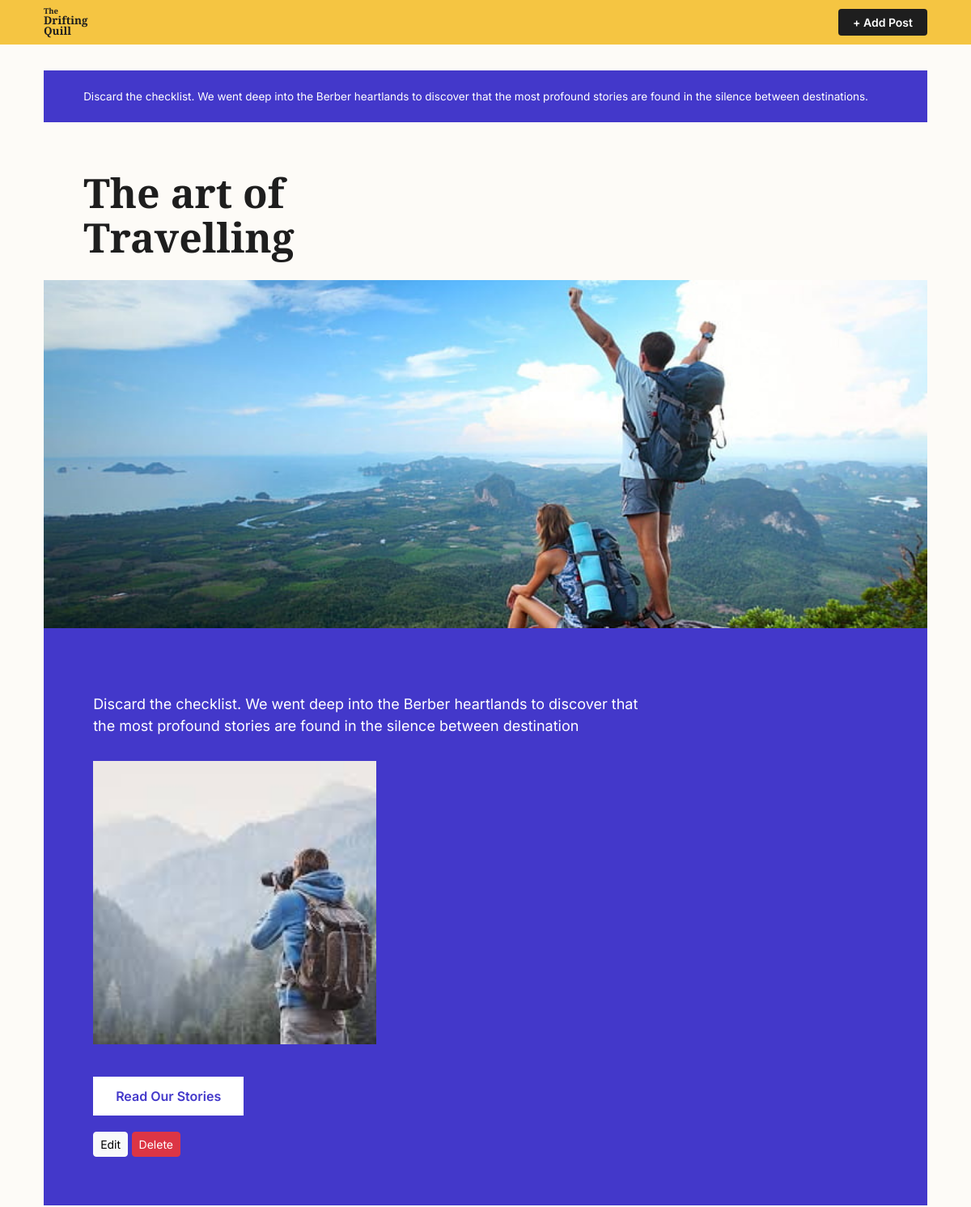
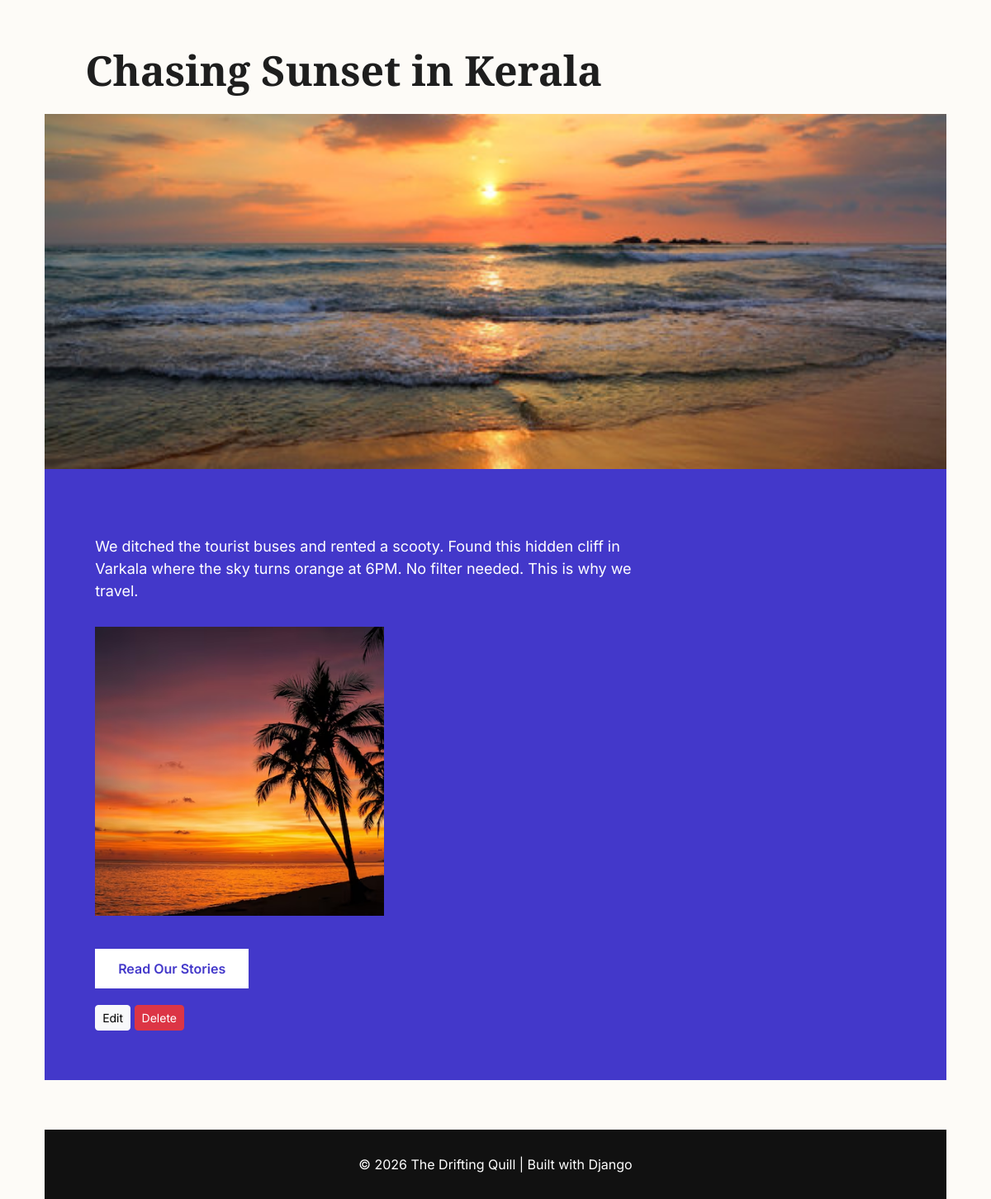
The app's page / (signed in) with its own data (2 pictures, top to bottom).
### travel_app/models.py (models this page shows, shortened)
class Destination(models.Model):
    title = models.CharField(max_length=200)
    description = models.TextField()
    main_image = models.ImageField(upload_to='travel_pics/') # വലിയ ഫോട്ടോയ്ക്കായി
    small_image = models.ImageField(upload_to='travel_pics/') # നീല ബോക്സിലെ ചെറിയ ഫോട്ടോയ്ക്കായി
    date_posted = models.DateTimeField(auto_now_add=True)

### travel_app/views.py (the view)
# urls.py: path('', views.index, name='index'),
def index(request):
    dests = Destination.objects.all()
    return render(request, 'index.html', {'destinations': dests})

### travel_app/templates/index.html (shortened to what this page needs)
{% load static %}
<!DOCTYPE html>
<html lang="en">
<head>
  <link href="https://cdn.jsdelivr.net/npm/bootstrap@5.3.0/dist/css/bootstrap.min.css" rel="stylesheet">
</head>
<body>
  <div class="yellow-bar">
    <div class="logo-text">
      <span class="small">The</span>
      Drifting<br>Quill
    </div>
    <div>
      <a href="{% url 'add_blog' %}" class="add-btn">+ Add Post</a>
    </div>
  </div>
  <div class="hero-section">
  <div class="blue-box">
    Discard the checklist. We went deep into the Berber heartlands to discover that the most profound stories are found in the silence between destinations.
  </div>
  {% for dest in destinations %}
  <div class="post-section">
    <h1 class="post-title">{{ dest.title|safe }}</h1>
    {% if dest.main_image %}
      <img src="{{ dest.main_image.url }}" class="main-img" alt="{{ dest.title }}">
    {% endif %}
  </div>
  <div class="post-blue">
    <div class="container">
      <p class="description-text">{{ dest.description|truncatewords:50 }}</p>
      {% if dest.small_image %}
      <div class="small-img-container">
        <img src="{{ dest.small_image.url }}" class="small-img" alt="{{ dest.title }}">
      </div>
      {% endif %}
      <a href="/post/{{ dest.id }}/" class="read-btn">Read Our Stories</a>
      {% if user.is_authenticated %}
      <div class="admin-btns">
        <a href="/edit/{{ dest.id }}/" class="btn btn-light btn-sm">Edit</a>
        <a href="/delete/{{ dest.id }}/" class="btn btn-danger btn-sm">Delete</a>
      </div>
      {% endif %}
    </div>
  </div>
  {% empty %}
  <div class="container text-center py-5">
    <h2>No posts yet. <a href="{% url 'add_blog' %}"></h2>
  </div>
  {% endfor %}
  <div class="footer">
    © 2026 The Drifting Quill | Built with Django
  </div>
</body>
</html>

### travel_app/templates/index.html (style rules this page uses)
body { font-family: 'Inter', sans-serif; background-color: #FDFBF7; margin: 0; padding: 0; color: #1E1E1E; }
.yellow-bar { background-color: #F5C542 !important; padding: 9px 4.5%; display: flex; justify-content: space-between; align-items: center; position: sticky; top: 0; z-index: 1000; }
.logo-text { font-family: 'EB Garamond', serif; font-weight: 700; font-size: 13.5px; line-height: 1; }
.logo-text .small { font-size: 9.5px; display: block; }
.hero-section { padding: 32px 4.5% 0; }
.main-img { width: 100%; height: 430px; object-fit: cover; display: block; margin: 0; }
.blue-box { background-color: #4338CA !important; color: #FFFFFF; padding: 22px 4.5%; font-size: 13.5px; line-height: 1.55; font-weight: 400; margin: 0; }
.post-section { margin-top: 60px; }
.post-title { font-family: 'EB Garamond', serif; font-size: 50px; font-weight: 700; line-height: 1.1; color: #1E1E1E; padding: 0 4.5%; margin-bottom: 25px; }
.post-blue { background-color: #4338CA; color: white; padding: 80px 4.5% 60px; margin-bottom: 60px; }
.post-blue .description-text { color: white; font-size: 18px; max-width: 700px; }
.small-img-container { width: 350px; height: 350px; overflow: hidden; margin: 30px 0; }
.small-img { width: 100%; height: 100%; object-fit: cover; }
.read-btn { background-color: #fff; color: #4338CA; border: none; padding: 12px 28px; font-weight: 600; font-size: 16px; cursor: pointer; margin-top: 10px; text-decoration: none; display: inline-block; }
.admin-btns { margin-top: 20px; }
.footer { background-color: #111; color: #fff; text-align: center; padding: 30px 4.5%; margin-top: 60px; }
.add-btn { background-color: #1E1E1E; color: #fff !important; padding: 8px 18px; font-size: 14px; font-weight: 600; text-decoration: none; border-radius: 4px; transition: 0.3s; }

### records on screen
Destination: title "The art of Travelling", main_image (picture), description "Discard the checklist. We went deep into the Berber heartlands to discover that the most profound stories are found in the silence between destination", small_image (picture)
Destination: title "Chasing Sunset in Kerala", main_image (picture), description "We ditched the tourist buses and rented a scooty. Found this hidden cliff in Varkala where the sky turns orange at 6PM. No filter needed. This is why we travel.", small_image (picture)
